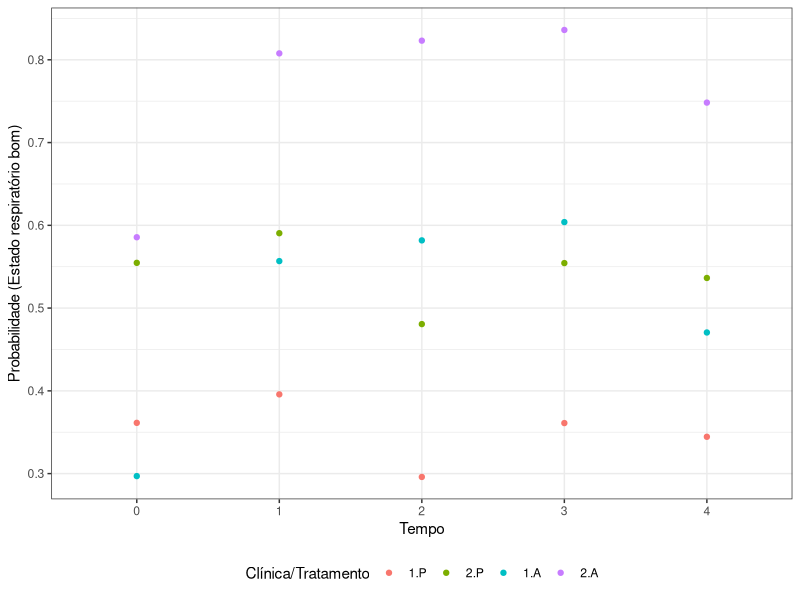

Source code (R):
library(haven)
library(tidyr)
library(dplyr)
library(geepack)
library(doBy)

df <- read_dta(file = here::here("data", "respir.dta"))
df

df.longo <- df %>% 
  gather(key = "tempo", value = "y", -id, -trt, -clinic)

df.longo$clinic <- factor(df.longo$clinic)

df.longo$trt <- factor(df.longo$trt)
df.longo$trt <- relevel(df.longo$trt, ref = "P")

df.longo$tempo.fac <- factor(df.longo$tempo,
                             levels = paste0("y", 0:4),
                             labels = 0:4)

# df.longo$trt.tempo <- df.longo$trt == "A" * df.longo$tempo.fac

df.longo$tempo.num <- as.numeric(df.longo$tempo.fac)
df.longo$scale <- 1
df.longo <- df.longo %>% 
  arrange(clinic, trt, id, tempo)

fit1 <- geeglm(y ~ tempo.fac*trt,
               id = id, 
               family = binomial(link = "logit"),
               data = df.longo,
               # scale.fix = T,
               # scale.value = scale,
               corstr = "unstructured",
               std.err = "san.se")
summary(fit1)

fit1ex <- geeglm(y ~ tempo.fac*trt,
               id = id, 
               family = binomial(link = "logit"),
               data = df.longo,
               corstr = "exchangeable",
               std.err = "san.se")
summary(fit1ex)



fit2 <- geeglm(y ~ tempo.fac + trt,
               id = id, 
               family = binomial(link = "logit"),
               data = df.longo,
               corstr = "unstructured",
               std.err = "san.se")
summary(fit2)

L <- rbind(c(rep(0, 6), 1, 0, 0, 0),
           c(rep(0, 6), 0, 1, 0, 0),
           c(rep(0, 6), 0, 0, 1, 0),
           c(rep(0, 6), 0, 0, 0, 1))
esticon(fit1, L, joint.test = TRUE)

anova(fit1, fit2)


pred.df <- data.frame(
  expand.grid(tempo.fac = unique(df.longo$tempo.fac),
              trt = unique(df.longo$trt)))

pred.df$Odds <- exp(stats::predict(fit1, newdata = pred.df))
pred.df$OR <- c(NA, pred.df$Odds[2:5]/pred.df$Odds[1], NA, pred.df$Odds[7:10]/pred.df$Odds[6])
pred.df$OR2 <- c(rep(NA, 5), pred.df$Odds[6:10]/pred.df$Odds[1:5])
pred.df

fit3 <- geeglm(y ~ tempo.fac*trt + clinic*tempo.fac + clinic*trt,
               id = id, 
               family = binomial(link = "logit"),
               data = df.longo,
               corstr = "unstructured",
               std.err = "san.se")
summary(fit3)

fit4 <- geeglm(y ~ tempo.fac*trt + clinic*trt,
               id = id, 
               family = binomial(link = "logit"),
               data = df.longo,
               corstr = "unstructured",
               std.err = "san.se")

fit5 <- geeglm(y ~ tempo.fac*trt + clinic,
               id = id, 
               family = binomial(link = "logit"),
               data = df.longo,
               corstr = "unstructured",
               std.err = "san.se")

anova(fit3, fit1)
anova(fit4, fit3)
anova(fit4, fit1)
anova(fit4, fit5)

pred.df <- data.frame(
  expand.grid(tempo.fac = unique(df.longo$tempo.fac),
              clinic = unique(df.longo$clinic),
              trt = unique(df.longo$trt)))

pred.df$probs <- stats::predict(fit4, newdata = pred.df, type = "response")

pred.df <- pred.df[c("clinic", "trt", "tempo.fac", "probs")]
pred.df <- pred.df %>% arrange(clinic, trt, tempo.fac)


library(ggplot2)

p <- ggplot(data = pred.df, mapping = aes(x = tempo.fac, y = probs,
                                          color = interaction(clinic, trt))) +
  geom_point() +
  labs(x = "Tempo", y = "Probabilidade (Estado respiratório bom)",
       color = "Clínica/Tratamento") +
  theme_bw() + theme(legend.position = "bottom")
p
